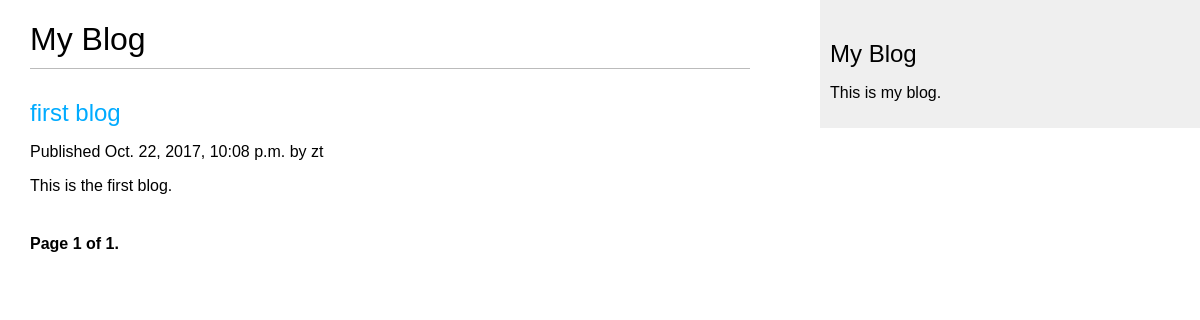
/blog/, run on an earlier commit of the app's database.
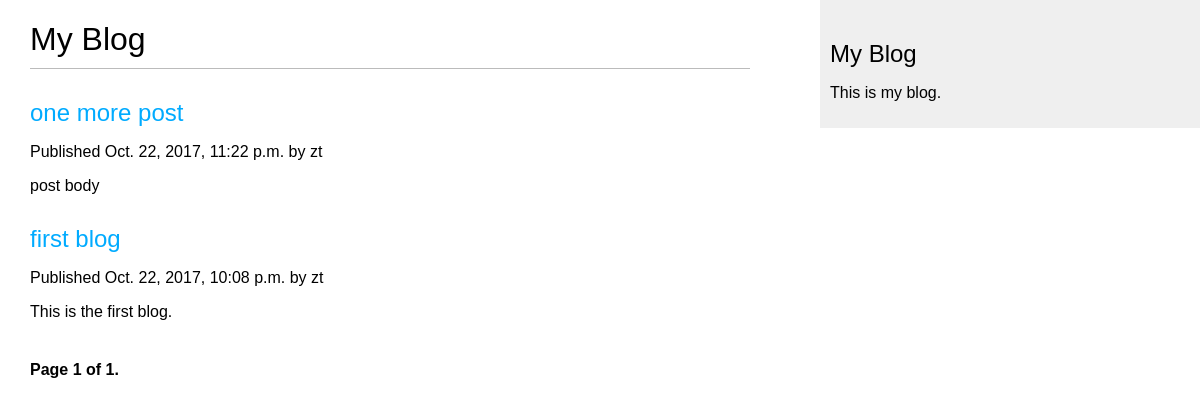
And on a later commit of the database.
### blog/models.py (models this page shows, shortened)
class Post(models.Model):
	STATUS_CHOICES = (
		('draft', 'Draft'),
		('published', 'Published'),
	)
	title = models.CharField(max_length = 250)
	slug = models.SlugField(max_length = 250, unique_for_date = 'publish')	#url短标签
	author = models.ForeignKey(User, related_name = 'blog_posts')	#多对一，一个用户可发多篇博客，关联User模型
	body = models.TextField()
	publish = models.DateTimeField(default = timezone.now)
	created = models.DateTimeField(auto_now_add = True)
	updated = models.DateTimeField(auto_now = True)
	status = models.CharField(max_length = 10,	choices = STATUS_CHOICES,	default = 'draft')
	objects = models.Manager()		#the default manager
	published = PublishedManager()		#our custom manager
	class Meta:
		ordering = ('-publish',)

### blog/views.py (the view)
def post_list(request):
	posts = Post.published.all()
	object_list = Post.published.all()
	paginator = Paginator(object_list, 3)	#每页3个post
	page = request.GET.get('page')
	try:
		posts = paginator.page(page)
	except PageNotAnInteger:		#不是整数
		posts = paginator.page(1)	#返回第一页
	except EmptyPage:	#超出最大
		posts = paginator.page(paginator.num_pages)		#返回最后一页
	return render(request, 'blog/post/list.html', {'page':page, 'posts': posts})

### blog/models.py (called while the page is built)
	def get_queryset(self):
		return super(PublishedManager, self).get_queryset().filter(status = 'published')

### blog/templates/blog/post/list.html (shortened to what this page needs)
{% extends "blog/base.html" %}
{% block content %}
<h1>My Blog</h1>
{% for post in posts %}
	<h2>
		<a href = "{{ post.get_absolute_url }}">
			{{ post.title }}
		</a>
	</h2>
	<p class = "data">
		Published {{ post.publish }} by {{ post.author }}
	</p>
	{{ post.body|truncatewords:30|linebreaks }}
{% endfor %}
{% include "pagination.html" with page=posts %}
{% endblock %}

### blog/templates/blog/base.html (shortened to what this page needs)
{% load staticfiles %}
<!DOCTYPE html>
<html>
<head>
	<link href = "{% static 'css/blog.css' %}" rel = "stylesheet">
</head>
<body>
	<div id = "content">
		{% block content%}
		{% endblock %}
	</div>
	<div id = "sidebar">
		<h2>My Blog</h2>
		<p>This is my blog.</p>
	</div>
</body>
</html>

### blog/templates/pagination.html (shortened to what this page needs)
<div class="pagination">
  <span class="step-links">
    <span class="current">
      Page {{ page.number }} of {{ page.paginator.num_pages }}.
    </span>
  </span>
</div>

### blog/static/css/blog.css (style rules this page uses)
body { margin:0; padding:0; font-family:helvetica, sans-serif; }
a { color:#00abff; text-decoration:none; }
h1 { font-weight:normal; border-bottom:1px solid #bbb; padding:0 0 10px 0; }
h2 { font-weight:normal; margin:30px 0 0; }
#content { float:left; width:60%; padding:0 0 0 30px; }
#sidebar { float:right; width:30%; padding:10px; background:#efefef; height:100%; }
.pagination { margin:40px 0; font-weight:bold; }

What changed in the data, as far as the page shows it:
added Post: title "one more post", publish "Oct. 22, 2017, 11:22 p.m.", author "zt", body "post body"
